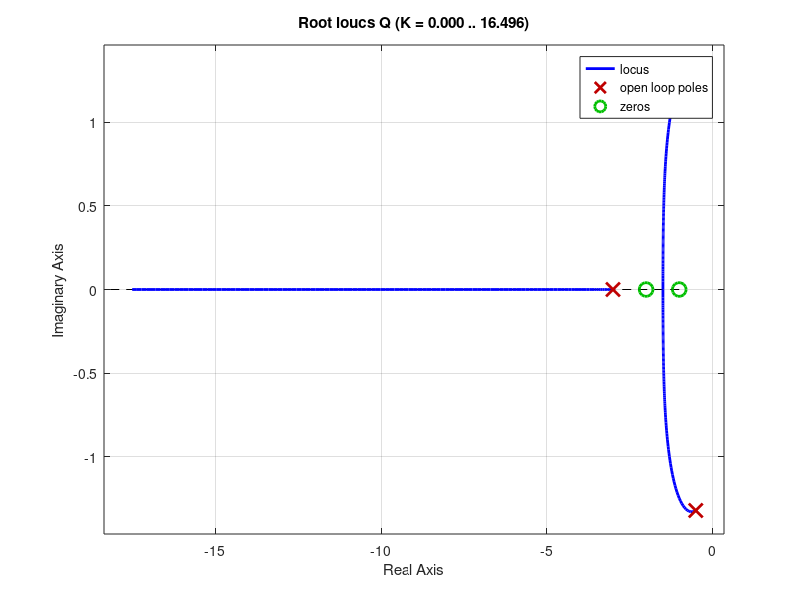
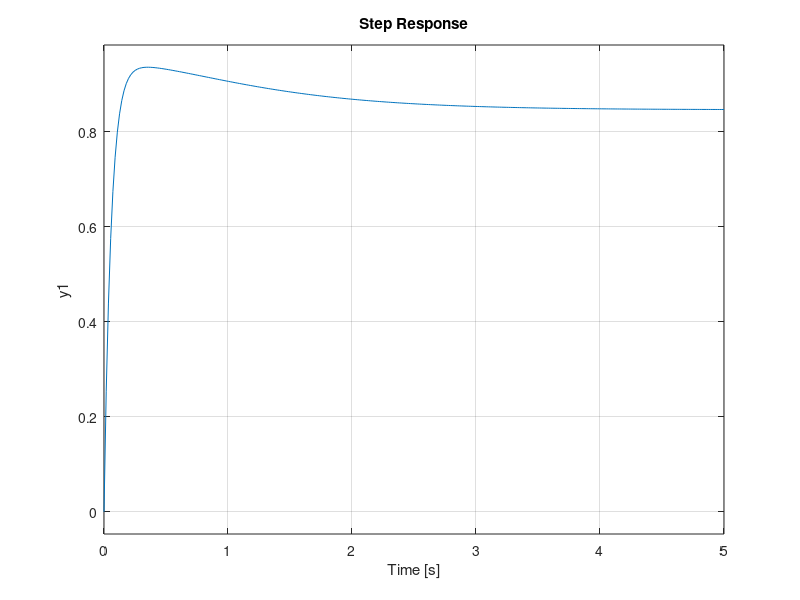

Recreate these plots in MATLAB, in order. (Note: this script raises an error after producing the figures.)
%传递函数模型 tf()
s = tf('s'); 
G = (s+1)*(s+2)/( (s^2 + s + 2)*(s+3));
%the dynamic part of the controller is set to 1.
Ks = 1; 
Q = Ks*G;
%Create figure window
figure(1); 
%Root locus plot of dynamic system
rlocus(Q); 
k=16.5;
%Feedback connection of multiple models
sys_c = feedback(Q*k,1); 
disp(sys_c);
figure(2);
%this is to plot the step response.
%Step response of dynamic system
step(sys_c);  
%why there is a difference between the actual settling time of the close-loop
%system and the settling time of the system with just the two chosen closedloop poles?
% Because Ts=4/ξWn  
%num = [16.5, 49.5, 33];
%den = [1, 20.5, 54.5, 39];
%H = tf(num,den);
sys_approx= balred(sys_c,2);
disp(sys_approx);

figure(3);
rlocus(sys_c);
figure(4);
rlocus(sys_approx);
